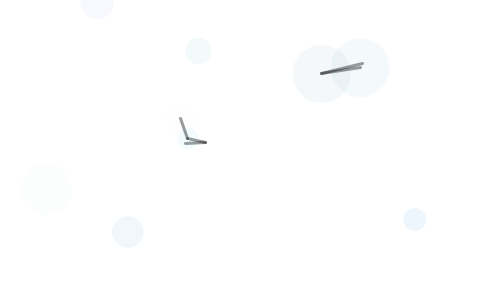
Frame 1 (no input)
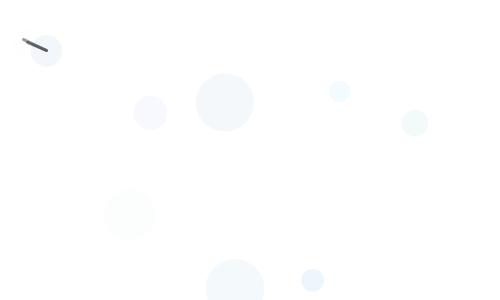
Frame 60 (the mouse pressed at the canvas centre just before this capture)
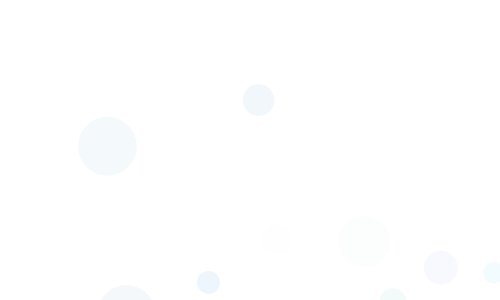
Frame 120 (the mouse held since frame 60 and released just before this capture)

The Processing sketch that drew these frames (run headless with seeded random() and noise(); from frame 60 on, the mouse is pressed at the canvas centre):

// Processing sketch: processing_124058
// ── processing_124058.pde

// pactice emerge pattern by function class
// circles move back when their center point touch the boundry 
// the center of the moving circles will line up when they touch each other
// by chen-hsin chang

int _num = 10;
Circle[] _circleArr = {
};
void setup() {
  size(500, 300);
  background(255);
  strokeWeight(1);
  fill(150, 50);
  drawCircles();
}
void draw() {
  background(255);
  for (int i=0; i<_circleArr.length; i++) {
    Circle thisCirc = _circleArr[i];
    thisCirc.updateMe();
  }
}
void mouseReleased() {
  drawCircles();
}
void drawCircles() {
  for (int i=0; i<_num; i++) {
    Circle thisCirc = new Circle();
    thisCirc.drawMe();
    _circleArr =(Circle[])append(_circleArr, 
    thisCirc);
  }
}
class Circle {
  float x, y;
  float radius;
  color linecol, fillcol;
  float alph;
  float xmove, ymove;
  Circle() {
    x = random(width);
    y = random(height);
    radius = random(20) + 10;
    linecol = color(mouseX, random(255), random(255));
    fillcol = color(mouseX, random(255), random(255));
    alph = random(20);
    xmove = random(10) - 5;
    ymove = random(10) - 5;
  }
  void drawMe() {
    noStroke();
    fill(fillcol, alph);
    ellipse(x, y, radius*2, radius*2);
    stroke(linecol, 150);
    strokeWeight(0.1);
    noFill();
  }

  // reverse array when circle touch the edge
  void updateMe() {
    x += xmove;
    y += ymove;
    if (x > (width+radius)) { 
      xmove=-xmove;
    }
    if (x < (0-radius)) { 
      xmove=-xmove;
    }
    if (y > (height+radius)) { 
      ymove=-ymove;
    }
    if (y < (0-radius)) { 
      ymove=-ymove;
    }
    // moving
    boolean touching = false;
    for (int i=0; i<_circleArr.length; i++) {
      Circle otherCirc = _circleArr[i];
      if (otherCirc != this) {
        float dis = dist(x, y, otherCirc.x, otherCirc.y);
        float overlap = dis - radius - otherCirc.radius;
        if (overlap < 0) {
          stroke(0, 100);
          strokeWeight(3);
          noFill();
          line(x, y, otherCirc.x, otherCirc.y);
          //xmove=-xmove;
          //ymove=-ymove;
          overlap *= -1;
        }
        if ((dis-radius-otherCirc.radius) < 0) {
          touching = true;
          break;
        }
      }
    }


    drawMe();
  }
}
